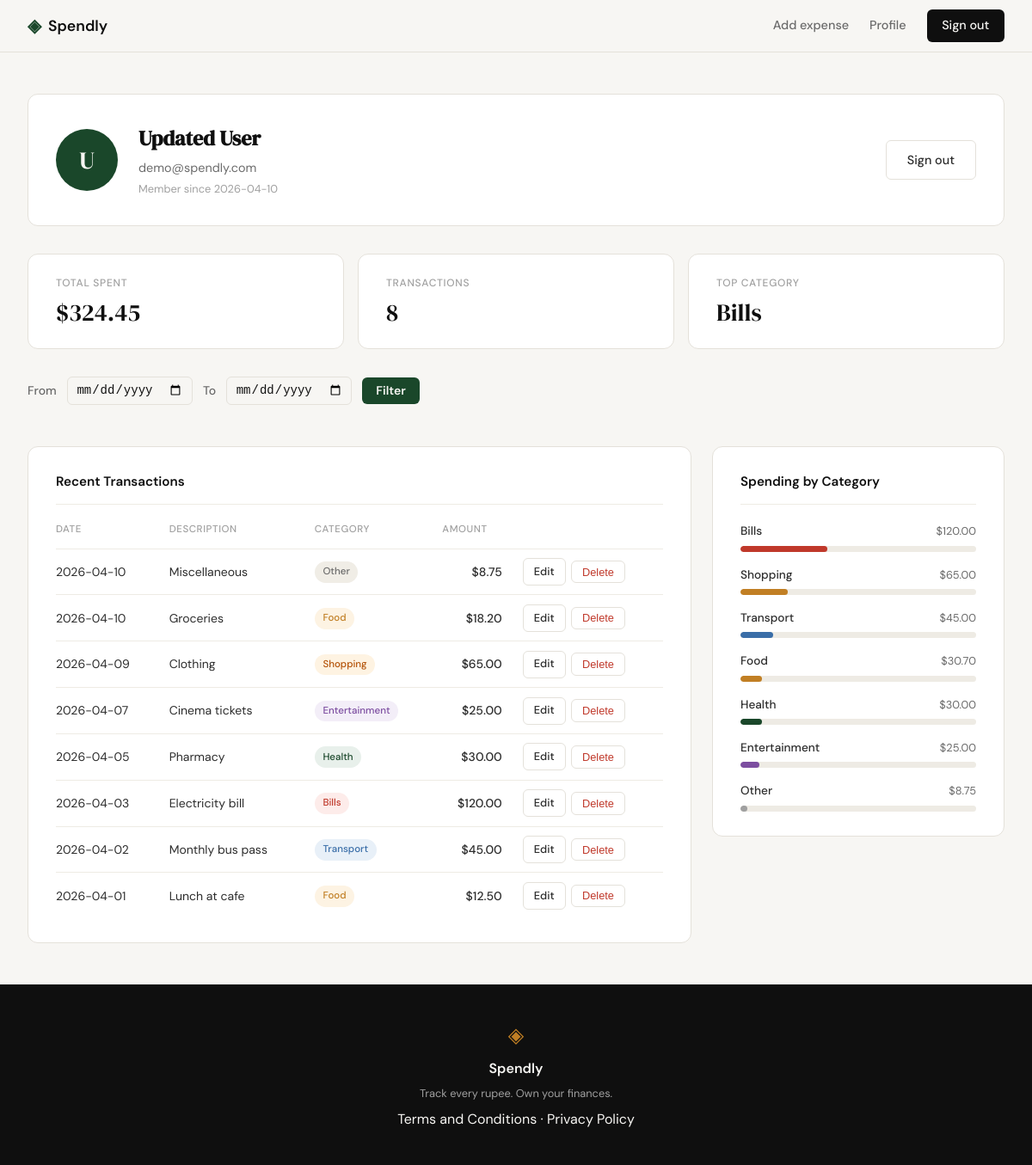
The page /profile (signed in) on the database as committed earlier.
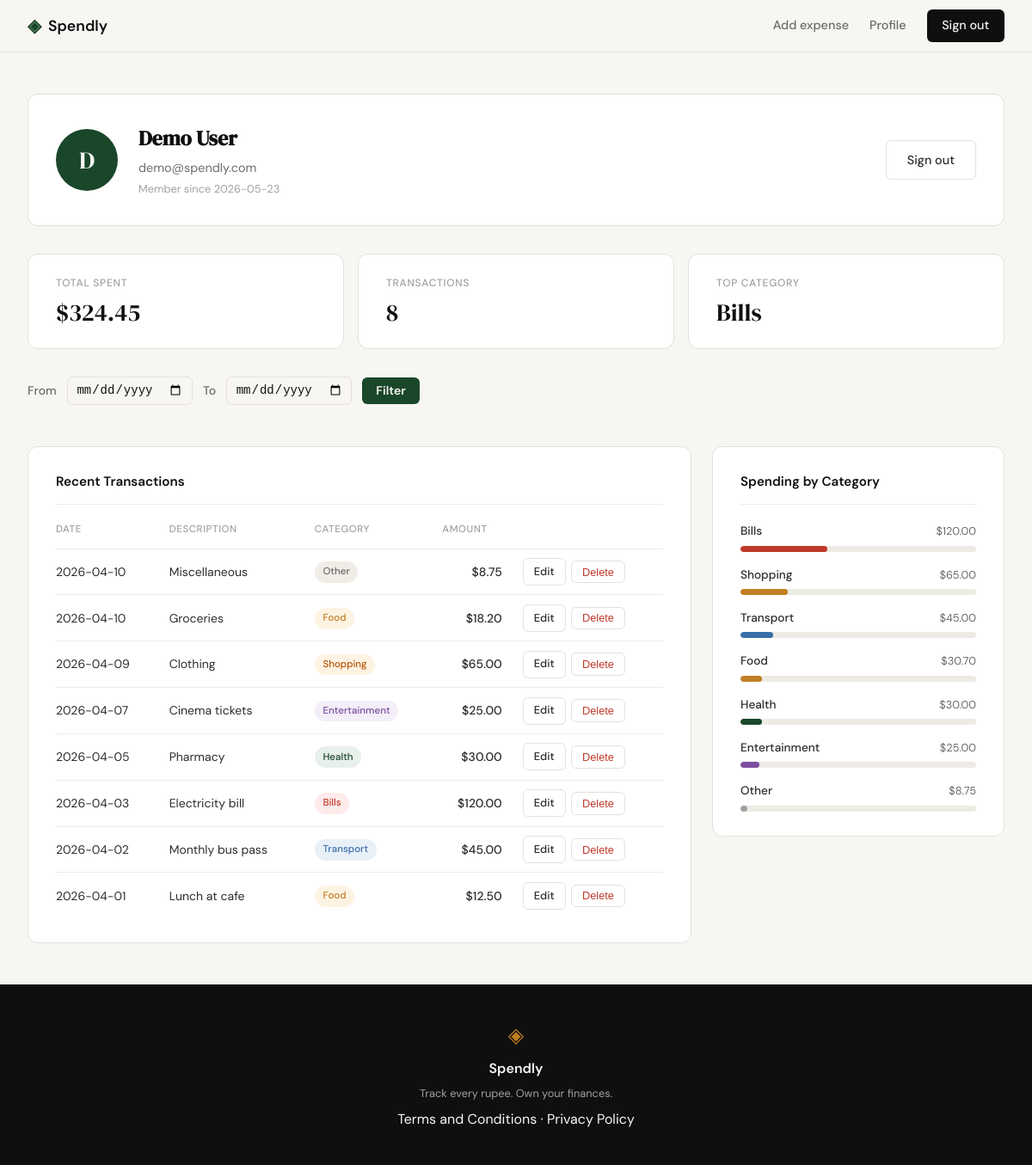
The same page on the database as committed later.
### tables this page shows
CREATE TABLE users (
            id            INTEGER PRIMARY KEY AUTOINCREMENT,
            name          TEXT    NOT NULL,
            email         TEXT    NOT NULL UNIQUE,
            password_hash TEXT    NOT NULL,
            created_at    TEXT    NOT NULL DEFAULT (datetime('now'))
        );

CREATE TABLE expenses (
            id          INTEGER PRIMARY KEY AUTOINCREMENT,
            user_id     INTEGER NOT NULL REFERENCES users(id),
            amount      REAL    NOT NULL,
            category    TEXT    NOT NULL,
            date        TEXT    NOT NULL,
            description TEXT,
            created_at  TEXT    NOT NULL DEFAULT (datetime('now'))
        );

### app.py (the view, shortened to what this page needs)
@app.route("/profile", methods=["GET", "POST"])
def profile():
    if not session.get("user_id"):
        return redirect(url_for("login"))
    user = get_user_by_id(session["user_id"])
    start_date = request.args.get("start_date", "").strip()
    end_date = request.args.get("end_date", "").strip()
    transactions = get_expenses(
        session["user_id"], start_date or None, end_date or None
    )
    stats = get_expense_stats(session["user_id"], start_date or None, end_date or None)
    categories = _build_categories(transactions, stats["total_spent"])
    return render_template(
        "profile.html",
        user=user,
        stats=stats,
        transactions=transactions,
        categories=categories,
        start_date=start_date,
        end_date=end_date,
    )

### app.py (called while the page is built)
def _build_categories(transactions, total_spent):
    cat_totals = {}
    for txn in transactions:
        cat_totals[txn["category"]] = cat_totals.get(txn["category"], 0) + txn["amount"]
    categories = []
    for name, amount in sorted(cat_totals.items(), key=lambda x: x[1], reverse=True):
        pct = round(amount / total_spent * 100) if total_spent else 0
        categories.append({"name": name, "amount": amount, "pct": pct})
    return categories

### database/db.py (called while the page is built)
def get_db():
    conn = sqlite3.connect(DB_PATH)
    conn.row_factory = sqlite3.Row
    conn.execute("PRAGMA foreign_keys = ON")
    return conn

def get_user_by_id(user_id):
    conn = get_db()
    user = conn.execute(
        "SELECT id, name, email, password_hash, created_at FROM users WHERE id = ?",
        (user_id,),
    ).fetchone()
    conn.close()
    return user

def get_expenses(user_id, start_date=None, end_date=None):
    conn = get_db()
    try:
        query = "SELECT id, amount, category, date, description FROM expenses WHERE user_id = ?"
        params = [user_id]
        if start_date:
            query += " AND date >= ?"
            params.append(start_date)
        if end_date:
            query += " AND date <= ?"
            params.append(end_date)
        query += " ORDER BY date DESC"
        rows = conn.execute(query, params).fetchall()
        return rows
    finally:
        conn.close()

### templates/profile.html (shortened to what this page needs)
{% extends "base.html" %}
{% block content %}
<div class="profile-page">
    <div class="profile-header">
        <div class="profile-avatar">{{ user["name"][0].upper() }}</div>
        <div class="profile-header-info">
            <h1 class="profile-name">{{ user["name"] }}</h1>
            <p class="profile-email">{{ user["email"] }}</p>
            <p class="profile-since">Member since {{ user["created_at"][:10] }}</p>
        </div>
        <a href="{{ url_for('logout') }}" class="btn-ghost profile-signout">Sign out</a>
    </div>
    <div class="profile-stats">
        <div class="stat-card">
            <p class="stat-label">Total Spent</p>
            <p class="stat-value">${{ "%.2f"|format(stats.total_spent) }}</p>
        </div>
        <div class="stat-card">
            <p class="stat-label">Transactions</p>
            <p class="stat-value">{{ stats.transaction_count }}</p>
        </div>
        <div class="stat-card">
            <p class="stat-label">Top Category</p>
            <p class="stat-value">{{ stats.top_category }}</p>
        </div>
    </div>
    <div class="profile-grid">
        <div class="filter-bar">
            <form method="GET" action="{{ url_for('profile') }}" class="filter-form">
                <label for="start_date" class="filter-label">From</label>
                <input type="date" id="start_date" name="start_date"
                       value="{{ start_date }}" class="filter-input">
                <label for="end_date" class="filter-label">To</label>
                <input type="date" id="end_date" name="end_date"
                       value="{{ end_date }}" class="filter-input">
                <button type="submit" class="btn-accent filter-btn">Filter</button>
            </form>
        </div>
        <section class="profile-card">
            <h2 class="profile-card-title">Recent Transactions</h2>
            <table class="txn-table">
                <thead>
                    <tr>
                        <th>Date</th>
                        <th>Description</th>
                        <th>Category</th>
                        <th class="txn-amount-col">Amount</th>
                        <th></th>
                    </tr>
                </thead>
                <tbody>
                    {% for txn in transactions %}
                    <tr>
                        <td class="txn-date">{{ txn.date }}</td>
                        <td class="txn-desc">{{ txn.description }}</td>
                        <td><span class="cat-badge cat-badge--{{ txn.category | lower | replace(' ', '-') }}">{{ txn.category }}</span></td>
                        <td class="txn-amount">${{ "%.2f"|format(txn.amount) }}</td>
                        <td>
                            <div class="txn-actions">
                                <a href="{{ url_for('edit_expense', id=txn.id) }}" class="btn-ghost txn-action-btn">Edit</a>
                                <form method="POST" action="{{ url_for('delete_expense', id=txn.id) }}" class="txn-delete-form">
                                    <button type="submit" class="btn-ghost txn-action-btn txn-delete-btn">Delete</button>
                                </form>
                            </div>
                        </td>
                    </tr>
                    {% endfor %}
                </tbody>
            </table>
        </section>
        <section class="profile-card">
            <h2 class="profile-card-title">Spending by Category</h2>
            <div class="cat-breakdown">
                {% for cat in categories %}
                <div class="cat-row">
                    <div class="cat-row-header">
                        <span class="cat-row-name">{{ cat.name }}</span>
                        <span class="cat-row-amt">${{ "%.2f"|format(cat.amount) }}</span>
                    </div>
                    <div class="cat-track">
                        <div class="cat-bar cat-bar--{{ cat.name | lower | replace(' ', '-') }}" style="--w: {{ cat.pct }}%"></div>
                    </div>
                </div>
                {% endfor %}
            </div>
        </section>
    </div>
</div>
{% endblock %}

### templates/base.html (shortened to what this page needs)
<!DOCTYPE html>
<html lang="en">
<head>
    <link rel="stylesheet" href="{{ url_for('static', filename='css/style.css') }}">
</head>
<body>
    <nav class="navbar">
        <div class="nav-inner">
            <a href="{{ url_for('landing') }}" class="nav-brand">
                <span class="brand-icon">◈</span>
                <span class="brand-name">Spendly</span>
            </a>
            <div class="nav-links">
                {% if session.get("user_id") %}
                <a href="{{ url_for('add_expense') }}">Add expense</a>
                <a href="{{ url_for('profile') }}">Profile</a>
                <a href="{{ url_for('logout') }}" class="nav-cta">Sign out</a>
                {% else %}
                <a href="{{ url_for('login') }}">Sign in</a>
                <a href="{{ url_for('register') }}" class="nav-cta">Get started</a>
                {% endif %}
            </div>
        </div>
    </nav>
    <main class="main-content">
        {% block content %}{% endblock %}
    </main>
    <footer class="footer">
        <div class="footer-inner">
            <span class="brand-icon">◈</span>
            <span class="footer-name">Spendly</span>
            <p class="footer-copy">Track every rupee. Own your finances.</p>
            <p><a href="{{ url_for('terms') }}">Terms and Conditions</a> · <a href="{{ url_for('privacy') }}">Privacy Policy</a></p>
        </div>
    </footer>
</body>
</html>

Rows that differ between the two databases and show on the page:
changed users "demo@spendly.com": name "U" → "D"; name "Updated User" → "Demo User"; created_at "2026-04-10" → "2026-05-23"
